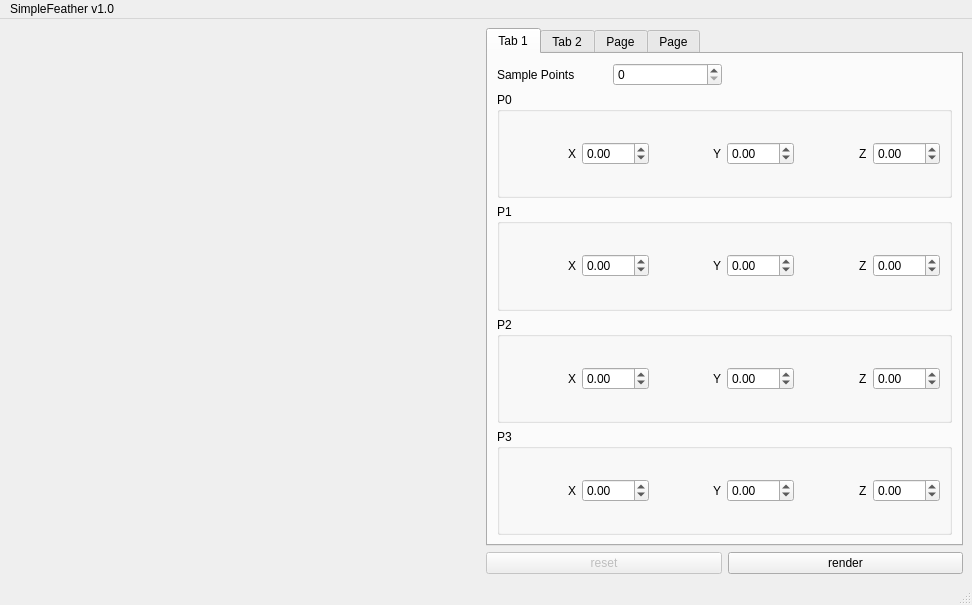
<?xml version="1.0" encoding="UTF-8"?>
<ui version="4.0">
 <class>MainWindow</class>
 <widget class="QMainWindow" name="MainWindow">
  <property name="geometry">
   <rect>
    <x>0</x>
    <y>0</y>
    <width>972</width>
    <height>605</height>
   </rect>
  </property>
  <property name="minimumSize">
   <size>
    <width>972</width>
    <height>0</height>
   </size>
  </property>
  <property name="maximumSize">
   <size>
    <width>972</width>
    <height>16777215</height>
   </size>
  </property>
  <property name="windowTitle">
   <string>MainWindow</string>
  </property>
  <widget class="QWidget" name="centralwidget">
   <layout class="QGridLayout" name="gridLayout_2">
    <item row="0" column="0">
     <spacer name="horizontalSpacer">
      <property name="orientation">
       <enum>Qt::Horizontal</enum>
      </property>
      <property name="sizeHint" stdset="0">
       <size>
        <width>40</width>
        <height>20</height>
       </size>
      </property>
     </spacer>
    </item>
    <item row="0" column="1">
     <widget class="QTabWidget" name="tabWidget">
      <property name="currentIndex">
       <number>0</number>
      </property>
      <widget class="QWidget" name="Rachis_Attr">
       <attribute name="title">
        <string>Tab 1</string>
       </attribute>
       <layout class="QGridLayout" name="gridLayout">
        <item row="3" column="0" colspan="2">
         <widget class="QGroupBox" name="groupBox_3">
          <property name="title">
           <string>P2</string>
          </property>
          <layout class="QHBoxLayout" name="horizontalLayout_4">
           <item alignment="Qt::AlignRight">
            <widget class="QLabel" name="x_3">
             <property name="text">
              <string>X</string>
             </property>
            </widget>
           </item>
           <item>
            <widget class="QDoubleSpinBox" name="P2_X">
             <property name="minimum">
              <double>-99.989999999999995</double>
             </property>
             <property name="singleStep">
              <double>0.050000000000000</double>
             </property>
            </widget>
           </item>
           <item alignment="Qt::AlignRight">
            <widget class="QLabel" name="y_3">
             <property name="text">
              <string>Y</string>
             </property>
            </widget>
           </item>
           <item>
            <widget class="QDoubleSpinBox" name="P2_Y">
             <property name="minimum">
              <double>-99.989999999999995</double>
             </property>
             <property name="singleStep">
              <double>0.050000000000000</double>
             </property>
            </widget>
           </item>
           <item alignment="Qt::AlignRight">
            <widget class="QLabel" name="z_3">
             <property name="text">
              <string>Z</string>
             </property>
            </widget>
           </item>
           <item>
            <widget class="QDoubleSpinBox" name="P2_Z">
             <property name="minimum">
              <double>-99.989999999999995</double>
             </property>
             <property name="singleStep">
              <double>0.050000000000000</double>
             </property>
            </widget>
           </item>
          </layout>
         </widget>
        </item>
        <item row="2" column="0" colspan="2">
         <widget class="QGroupBox" name="groupBox_2">
          <property name="title">
           <string>P1</string>
          </property>
          <layout class="QHBoxLayout" name="horizontalLayout_3">
           <item alignment="Qt::AlignRight">
            <widget class="QLabel" name="x_2">
             <property name="text">
              <string>X</string>
             </property>
            </widget>
           </item>
           <item>
            <widget class="QDoubleSpinBox" name="P1_X">
             <property name="minimum">
              <double>-99.989999999999995</double>
             </property>
             <property name="singleStep">
              <double>0.050000000000000</double>
             </property>
            </widget>
           </item>
           <item alignment="Qt::AlignRight">
            <widget class="QLabel" name="y_2">
             <property name="text">
              <string>Y</string>
             </property>
            </widget>
           </item>
           <item>
            <widget class="QDoubleSpinBox" name="P1_Y">
             <property name="minimum">
              <double>-99.989999999999995</double>
             </property>
             <property name="singleStep">
              <double>0.050000000000000</double>
             </property>
            </widget>
           </item>
           <item alignment="Qt::AlignRight">
            <widget class="QLabel" name="z_2">
             <property name="text">
              <string>Z</string>
             </property>
            </widget>
           </item>
           <item>
            <widget class="QDoubleSpinBox" name="P1_Z">
             <property name="minimum">
              <double>-99.989999999999995</double>
             </property>
             <property name="singleStep">
              <double>0.050000000000000</double>
             </property>
            </widget>
           </item>
          </layout>
         </widget>
        </item>
        <item row="1" column="0" colspan="2">
         <widget class="QGroupBox" name="groupBox">
          <property name="title">
           <string>P0</string>
          </property>
          <layout class="QHBoxLayout" name="horizontalLayout_2">
           <item alignment="Qt::AlignRight">
            <widget class="QLabel" name="x">
             <property name="text">
              <string>X</string>
             </property>
            </widget>
           </item>
           <item>
            <widget class="QDoubleSpinBox" name="P0_X">
             <property name="minimum">
              <double>-99.989999999999995</double>
             </property>
             <property name="singleStep">
              <double>0.050000000000000</double>
             </property>
            </widget>
           </item>
           <item alignment="Qt::AlignRight">
            <widget class="QLabel" name="y">
             <property name="text">
              <string>Y</string>
             </property>
            </widget>
           </item>
           <item>
            <widget class="QDoubleSpinBox" name="P0_Y">
             <property name="minimum">
              <double>-99.989999999999995</double>
             </property>
             <property name="singleStep">
              <double>0.050000000000000</double>
             </property>
            </widget>
           </item>
           <item alignment="Qt::AlignRight">
            <widget class="QLabel" name="z">
             <property name="text">
              <string>Z</string>
             </property>
            </widget>
           </item>
           <item>
            <widget class="QDoubleSpinBox" name="P0_Z">
             <property name="minimum">
              <double>-99.989999999999995</double>
             </property>
             <property name="singleStep">
              <double>0.050000000000000</double>
             </property>
            </widget>
           </item>
          </layout>
         </widget>
        </item>
        <item row="4" column="0" colspan="2">
         <widget class="QGroupBox" name="groupBox_4">
          <property name="title">
           <string>P3</string>
          </property>
          <layout class="QHBoxLayout" name="horizontalLayout_5">
           <item alignment="Qt::AlignRight">
            <widget class="QLabel" name="x_4">
             <property name="text">
              <string>X</string>
             </property>
            </widget>
           </item>
           <item>
            <widget class="QDoubleSpinBox" name="P3_X">
             <property name="minimum">
              <double>-99.989999999999995</double>
             </property>
             <property name="singleStep">
              <double>0.050000000000000</double>
             </property>
            </widget>
           </item>
           <item alignment="Qt::AlignRight">
            <widget class="QLabel" name="y_4">
             <property name="text">
              <string>Y</string>
             </property>
            </widget>
           </item>
           <item>
            <widget class="QDoubleSpinBox" name="P3_Y">
             <property name="minimum">
              <double>-99.989999999999995</double>
             </property>
             <property name="singleStep">
              <double>0.050000000000000</double>
             </property>
            </widget>
           </item>
           <item alignment="Qt::AlignRight">
            <widget class="QLabel" name="z_4">
             <property name="text">
              <string>Z</string>
             </property>
            </widget>
           </item>
           <item>
            <widget class="QDoubleSpinBox" name="P3_Z">
             <property name="minimum">
              <double>-99.989999999999995</double>
             </property>
             <property name="singleStep">
              <double>0.050000000000000</double>
             </property>
            </widget>
           </item>
          </layout>
         </widget>
        </item>
        <item row="0" column="0">
         <layout class="QHBoxLayout" name="horizontalLayout_6">
          <item>
           <widget class="QLabel" name="SamplPoints">
            <property name="text">
             <string>Sample Points</string>
            </property>
           </widget>
          </item>
          <item>
           <widget class="QSpinBox" name="sample">
            <property name="maximum">
             <number>10000</number>
            </property>
           </widget>
          </item>
         </layout>
        </item>
       </layout>
      </widget>
      <widget class="QWidget" name="Outlines_Attr">
       <attribute name="title">
        <string>Tab 2</string>
       </attribute>
       <layout class="QVBoxLayout" name="verticalLayout">
        <item>
         <widget class="QCheckBox" name="symmetrical">
          <property name="sizePolicy">
           <sizepolicy hsizetype="Minimum" vsizetype="Minimum">
            <horstretch>0</horstretch>
            <verstretch>0</verstretch>
           </sizepolicy>
          </property>
          <property name="minimumSize">
           <size>
            <width>0</width>
            <height>0</height>
           </size>
          </property>
          <property name="baseSize">
           <size>
            <width>0</width>
            <height>0</height>
           </size>
          </property>
          <property name="font">
           <font>
            <pointsize>16</pointsize>
           </font>
          </property>
          <property name="styleSheet">
           <string notr="true">QCheckBox::indicator {
    width: 20px;
    height: 20px;
}</string>
          </property>
          <property name="text">
           <string>Symmetrical</string>
          </property>
          <property name="iconSize">
           <size>
            <width>20</width>
            <height>20</height>
           </size>
          </property>
          <property name="checked">
           <bool>true</bool>
          </property>
         </widget>
        </item>
        <item>
         <layout class="QHBoxLayout" name="horizontalLayout_12">
          <property name="spacing">
           <number>3</number>
          </property>
          <property name="leftMargin">
           <number>0</number>
          </property>
          <property name="rightMargin">
           <number>250</number>
          </property>
          <item>
           <widget class="QLabel" name="F0">
            <property name="text">
             <string>Start Point Factor</string>
            </property>
           </widget>
          </item>
          <item>
           <widget class="QDoubleSpinBox" name="f0">
            <property name="maximum">
             <double>1.000000000000000</double>
            </property>
            <property name="singleStep">
             <double>0.010000000000000</double>
            </property>
           </widget>
          </item>
         </layout>
        </item>
        <item>
         <widget class="QGroupBox" name="groupBox_5">
          <property name="title">
           <string>L_P1</string>
          </property>
          <layout class="QHBoxLayout" name="horizontalLayout_7">
           <item alignment="Qt::AlignRight">
            <widget class="QLabel" name="x_5">
             <property name="text">
              <string>X</string>
             </property>
            </widget>
           </item>
           <item>
            <widget class="QDoubleSpinBox" name="O_P1_X">
             <property name="minimum">
              <double>-99.989999999999995</double>
             </property>
             <property name="singleStep">
              <double>0.050000000000000</double>
             </property>
            </widget>
           </item>
           <item alignment="Qt::AlignRight">
            <widget class="QLabel" name="y_5">
             <property name="text">
              <string>Y</string>
             </property>
            </widget>
           </item>
           <item>
            <widget class="QDoubleSpinBox" name="O_P1_Y">
             <property name="minimum">
              <double>-99.989999999999995</double>
             </property>
             <property name="singleStep">
              <double>0.050000000000000</double>
             </property>
            </widget>
           </item>
           <item alignment="Qt::AlignRight">
            <widget class="QLabel" name="z_5">
             <property name="text">
              <string>Z</string>
             </property>
            </widget>
           </item>
           <item>
            <widget class="QDoubleSpinBox" name="O_P1_Z">
             <property name="minimum">
              <double>-99.989999999999995</double>
             </property>
             <property name="singleStep">
              <double>0.050000000000000</double>
             </property>
            </widget>
           </item>
          </layout>
         </widget>
        </item>
        <item>
         <widget class="QGroupBox" name="groupBox_6">
          <property name="title">
           <string>L_P2</string>
          </property>
          <layout class="QHBoxLayout" name="horizontalLayout_8">
           <item alignment="Qt::AlignRight">
            <widget class="QLabel" name="x_6">
             <property name="text">
              <string>X</string>
             </property>
            </widget>
           </item>
           <item>
            <widget class="QDoubleSpinBox" name="O_P2_X">
             <property name="minimum">
              <double>-99.989999999999995</double>
             </property>
             <property name="singleStep">
              <double>0.050000000000000</double>
             </property>
            </widget>
           </item>
           <item alignment="Qt::AlignRight">
            <widget class="QLabel" name="y_6">
             <property name="text">
              <string>Y</string>
             </property>
            </widget>
           </item>
           <item>
            <widget class="QDoubleSpinBox" name="O_P2_Y">
             <property name="minimum">
              <double>-99.989999999999995</double>
             </property>
             <property name="singleStep">
              <double>0.050000000000000</double>
             </property>
            </widget>
           </item>
           <item alignment="Qt::AlignRight">
            <widget class="QLabel" name="z_6">
             <property name="text">
              <string>Z</string>
             </property>
            </widget>
           </item>
           <item>
            <widget class="QDoubleSpinBox" name="O_P2_Z">
             <property name="minimum">
              <double>-99.989999999999995</double>
             </property>
             <property name="singleStep">
              <double>0.050000000000000</double>
             </property>
            </widget>
           </item>
          </layout>
         </widget>
        </item>
        <item>
         <widget class="QGroupBox" name="groupBox_7">
          <property name="title">
           <string>EndPoint</string>
          </property>
          <layout class="QHBoxLayout" name="horizontalLayout_9">
           <item alignment="Qt::AlignRight">
            <widget class="QLabel" name="x_7">
             <property name="text">
              <string>X</string>
             </property>
            </widget>
           </item>
           <item>
            <widget class="QDoubleSpinBox" name="O_P3_X">
             <property name="minimum">
              <double>-99.989999999999995</double>
             </property>
             <property name="singleStep">
              <double>0.050000000000000</double>
             </property>
            </widget>
           </item>
           <item alignment="Qt::AlignRight">
            <widget class="QLabel" name="y_7">
             <property name="text">
              <string>Y</string>
             </property>
            </widget>
           </item>
           <item>
            <widget class="QDoubleSpinBox" name="O_P3_Y">
             <property name="minimum">
              <double>-99.989999999999995</double>
             </property>
             <property name="singleStep">
              <double>0.050000000000000</double>
             </property>
            </widget>
           </item>
           <item alignment="Qt::AlignRight">
            <widget class="QLabel" name="z_7">
             <property name="text">
              <string>Z</string>
             </property>
            </widget>
           </item>
           <item>
            <widget class="QDoubleSpinBox" name="O_P3_Z">
             <property name="minimum">
              <double>-99.989999999999995</double>
             </property>
             <property name="singleStep">
              <double>0.050000000000000</double>
             </property>
            </widget>
           </item>
          </layout>
         </widget>
        </item>
        <item>
         <widget class="QGroupBox" name="groupBox_8">
          <property name="title">
           <string>R_P1</string>
          </property>
          <layout class="QHBoxLayout" name="horizontalLayout_10">
           <item alignment="Qt::AlignRight">
            <widget class="QLabel" name="x_8">
             <property name="text">
              <string>X</string>
             </property>
            </widget>
           </item>
           <item>
            <widget class="QDoubleSpinBox" name="O_P4_X">
             <property name="minimum">
              <double>-99.989999999999995</double>
             </property>
             <property name="singleStep">
              <double>0.050000000000000</double>
             </property>
            </widget>
           </item>
           <item alignment="Qt::AlignRight">
            <widget class="QLabel" name="y_8">
             <property name="text">
              <string>Y</string>
             </property>
            </widget>
           </item>
           <item>
            <widget class="QDoubleSpinBox" name="O_P4_Y">
             <property name="minimum">
              <double>-99.989999999999995</double>
             </property>
             <property name="singleStep">
              <double>0.050000000000000</double>
             </property>
            </widget>
           </item>
           <item alignment="Qt::AlignRight">
            <widget class="QLabel" name="z_8">
             <property name="text">
              <string>Z</string>
             </property>
            </widget>
           </item>
           <item>
            <widget class="QDoubleSpinBox" name="O_P4_Z">
             <property name="minimum">
              <double>-99.989999999999995</double>
             </property>
             <property name="singleStep">
              <double>0.050000000000000</double>
             </property>
            </widget>
           </item>
          </layout>
         </widget>
        </item>
        <item>
         <widget class="QGroupBox" name="groupBox_9">
          <property name="title">
           <string>R_P2</string>
          </property>
          <layout class="QHBoxLayout" name="horizontalLayout_11">
           <item alignment="Qt::AlignRight">
            <widget class="QLabel" name="x_9">
             <property name="text">
              <string>X</string>
             </property>
            </widget>
           </item>
           <item>
            <widget class="QDoubleSpinBox" name="O_P5_X">
             <property name="minimum">
              <double>-99.989999999999995</double>
             </property>
             <property name="singleStep">
              <double>0.050000000000000</double>
             </property>
            </widget>
           </item>
           <item alignment="Qt::AlignRight">
            <widget class="QLabel" name="y_9">
             <property name="text">
              <string>Y</string>
             </property>
            </widget>
           </item>
           <item>
            <widget class="QDoubleSpinBox" name="O_P5_Y">
             <property name="minimum">
              <double>-99.989999999999995</double>
             </property>
             <property name="singleStep">
              <double>0.050000000000000</double>
             </property>
            </widget>
           </item>
           <item alignment="Qt::AlignRight">
            <widget class="QLabel" name="z_9">
             <property name="text">
              <string>Z</string>
             </property>
            </widget>
           </item>
           <item>
            <widget class="QDoubleSpinBox" name="O_P5_Z">
             <property name="minimum">
              <double>-99.989999999999995</double>
             </property>
             <property name="singleStep">
              <double>0.050000000000000</double>
             </property>
            </widget>
           </item>
          </layout>
         </widget>
        </item>
       </layout>
      </widget>
      <widget class="QWidget" name="Barbs_Attr">
       <attribute name="title">
        <string>Page</string>
       </attribute>
       <layout class="QGridLayout" name="gridLayout_3">
        <item row="2" column="0">
         <layout class="QHBoxLayout" name="horizontalLayout_14">
          <property name="spacing">
           <number>3</number>
          </property>
          <property name="leftMargin">
           <number>0</number>
          </property>
          <property name="rightMargin">
           <number>0</number>
          </property>
          <item>
           <widget class="QLabel" name="Barb_P1X">
            <property name="text">
             <string>Barb P1 x Factor</string>
            </property>
           </widget>
          </item>
          <item>
           <widget class="QDoubleSpinBox" name="barb_p1_x_f">
            <property name="maximum">
             <double>1.000000000000000</double>
            </property>
            <property name="singleStep">
             <double>0.010000000000000</double>
            </property>
           </widget>
          </item>
          <item>
           <widget class="QLabel" name="Barb_P1Y">
            <property name="text">
             <string>Barb P1 y Factor</string>
            </property>
           </widget>
          </item>
          <item>
           <widget class="QDoubleSpinBox" name="barb_p1_y_f">
            <property name="maximum">
             <double>1.000000000000000</double>
            </property>
            <property name="singleStep">
             <double>0.010000000000000</double>
            </property>
           </widget>
          </item>
         </layout>
        </item>
        <item row="3" column="0">
         <layout class="QHBoxLayout" name="horizontalLayout_17">
          <property name="spacing">
           <number>3</number>
          </property>
          <property name="leftMargin">
           <number>0</number>
          </property>
          <property name="rightMargin">
           <number>0</number>
          </property>
          <item>
           <widget class="QLabel" name="Barb_P2X">
            <property name="text">
             <string>Barb P2 x Factor</string>
            </property>
           </widget>
          </item>
          <item>
           <widget class="QDoubleSpinBox" name="barb_p2_x_f">
            <property name="maximum">
             <double>1.000000000000000</double>
            </property>
            <property name="singleStep">
             <double>0.010000000000000</double>
            </property>
           </widget>
          </item>
          <item>
           <widget class="QLabel" name="Barb_P2Y">
            <property name="text">
             <string>Barb P2 y Factor</string>
            </property>
           </widget>
          </item>
          <item>
           <widget class="QDoubleSpinBox" name="barb_p2_y_f">
            <property name="maximum">
             <double>1.000000000000000</double>
            </property>
            <property name="singleStep">
             <double>0.010000000000000</double>
            </property>
           </widget>
          </item>
         </layout>
        </item>
        <item row="0" column="0">
         <layout class="QHBoxLayout" name="horizontalLayout_13">
          <property name="spacing">
           <number>3</number>
          </property>
          <property name="leftMargin">
           <number>0</number>
          </property>
          <property name="rightMargin">
           <number>0</number>
          </property>
          <item>
           <widget class="QLabel" name="Fb">
            <property name="text">
             <string>Barb Shape Factor</string>
            </property>
           </widget>
          </item>
          <item>
           <widget class="QDoubleSpinBox" name="fb">
            <property name="minimum">
             <double>0.000000000000000</double>
            </property>
            <property name="maximum">
             <double>1.000000000000000</double>
            </property>
            <property name="singleStep">
             <double>0.010000000000000</double>
            </property>
           </widget>
          </item>
          <item>
           <widget class="QLabel" name="label">
            <property name="text">
             <string>LOD</string>
            </property>
            <property name="alignment">
             <set>Qt::AlignCenter</set>
            </property>
           </widget>
          </item>
          <item>
           <widget class="QSpinBox" name="spinBox">
            <property name="maximum">
             <number>500</number>
            </property>
           </widget>
          </item>
         </layout>
        </item>
        <item row="1" column="0">
         <layout class="QHBoxLayout" name="horizontalLayout_15">
          <item>
           <widget class="QLabel" name="L_B_P3_F">
            <property name="text">
             <string>Left End P Factor</string>
            </property>
           </widget>
          </item>
          <item>
           <widget class="QDoubleSpinBox" name="l_b_p3_f">
            <property name="minimum">
             <double>0.400000000000000</double>
            </property>
            <property name="maximum">
             <double>1.000000000000000</double>
            </property>
            <property name="singleStep">
             <double>0.010000000000000</double>
            </property>
           </widget>
          </item>
          <item>
           <widget class="QLabel" name="R_B_P3_F">
            <property name="text">
             <string>Right End P Factor</string>
            </property>
           </widget>
          </item>
          <item>
           <widget class="QDoubleSpinBox" name="doubleSpinBox">
            <property name="minimum">
             <double>0.400000000000000</double>
            </property>
            <property name="maximum">
             <double>1.000000000000000</double>
            </property>
            <property name="singleStep">
             <double>0.010000000000000</double>
            </property>
           </widget>
          </item>
         </layout>
        </item>
       </layout>
      </widget>
      <widget class="QWidget" name="All_Control">
       <attribute name="title">
        <string>Page</string>
       </attribute>
       <layout class="QFormLayout" name="formLayout">
        <item row="0" column="0" colspan="2">
         <layout class="QHBoxLayout" name="horizontalLayout_16">
          <property name="spacing">
           <number>3</number>
          </property>
          <property name="leftMargin">
           <number>0</number>
          </property>
          <property name="rightMargin">
           <number>250</number>
          </property>
          <item>
           <widget class="QLabel" name="BarbNum">
            <property name="text">
             <string>Barb Number</string>
            </property>
            <property name="alignment">
             <set>Qt::AlignCenter</set>
            </property>
           </widget>
          </item>
          <item>
           <widget class="QSpinBox" name="barbnum">
            <property name="maximum">
             <number>10000</number>
            </property>
            <property name="singleStep">
             <number>10</number>
            </property>
           </widget>
          </item>
         </layout>
        </item>
        <item row="1" column="0" colspan="2">
         <layout class="QHBoxLayout" name="horizontalLayout_19">
          <property name="spacing">
           <number>3</number>
          </property>
          <property name="leftMargin">
           <number>0</number>
          </property>
          <property name="rightMargin">
           <number>250</number>
          </property>
          <item>
           <widget class="QLabel" name="BarbLOD">
            <property name="text">
             <string>Barb LOD</string>
            </property>
            <property name="alignment">
             <set>Qt::AlignCenter</set>
            </property>
           </widget>
          </item>
          <item>
           <widget class="QSpinBox" name="barblod">
            <property name="maximum">
             <number>10000</number>
            </property>
            <property name="singleStep">
             <number>10</number>
            </property>
           </widget>
          </item>
         </layout>
        </item>
        <item row="2" column="0">
         <widget class="QCheckBox" name="showOutline">
          <property name="font">
           <font>
            <pointsize>13</pointsize>
           </font>
          </property>
          <property name="styleSheet">
           <string notr="true">QCheckBox::indicator {
    width: 16px;
    height: 16px;
}</string>
          </property>
          <property name="text">
           <string>Show Outline</string>
          </property>
         </widget>
        </item>
        <item row="3" column="0">
         <widget class="QLabel" name="TipFactor">
          <property name="text">
           <string>Barb Tip Factor</string>
          </property>
         </widget>
        </item>
        <item row="3" column="1">
         <widget class="QDoubleSpinBox" name="tip">
          <property name="maximum">
           <double>1.000000000000000</double>
          </property>
          <property name="singleStep">
           <double>0.010000000000000</double>
          </property>
         </widget>
        </item>
        <item row="4" column="0" colspan="2">
         <widget class="QGroupBox" name="groupBox_10">
          <property name="title">
           <string>Outline Length Range</string>
          </property>
          <layout class="QHBoxLayout" name="horizontalLayout_18">
           <item>
            <widget class="QLabel" name="label_2">
             <property name="text">
              <string>Start</string>
             </property>
             <property name="alignment">
              <set>Qt::AlignRight|Qt::AlignTrailing|Qt::AlignVCenter</set>
             </property>
            </widget>
           </item>
           <item>
            <widget class="QDoubleSpinBox" name="m_outlineMappingStart">
             <property name="maximum">
              <double>1.000000000000000</double>
             </property>
             <property name="singleStep">
              <double>0.010000000000000</double>
             </property>
            </widget>
           </item>
           <item>
            <widget class="QLabel" name="label_3">
             <property name="text">
              <string>End</string>
             </property>
             <property name="alignment">
              <set>Qt::AlignRight|Qt::AlignTrailing|Qt::AlignVCenter</set>
             </property>
            </widget>
           </item>
           <item>
            <widget class="QDoubleSpinBox" name="m_outlineMappingEnd">
             <property name="maximum">
              <double>1.000000000000000</double>
             </property>
             <property name="singleStep">
              <double>0.010000000000000</double>
             </property>
            </widget>
           </item>
          </layout>
         </widget>
        </item>
       </layout>
      </widget>
     </widget>
    </item>
    <item row="1" column="1">
     <layout class="QHBoxLayout" name="horizontalLayout">
      <item>
       <widget class="QPushButton" name="resetBtn">
        <property name="enabled">
         <bool>false</bool>
        </property>
        <property name="text">
         <string>reset</string>
        </property>
       </widget>
      </item>
      <item>
       <widget class="QPushButton" name="renderBtn">
        <property name="minimumSize">
         <size>
          <width>0</width>
          <height>0</height>
         </size>
        </property>
        <property name="text">
         <string>render</string>
        </property>
       </widget>
      </item>
     </layout>
    </item>
   </layout>
  </widget>
  <widget class="QMenuBar" name="menubar">
   <property name="geometry">
    <rect>
     <x>0</x>
     <y>0</y>
     <width>972</width>
     <height>24</height>
    </rect>
   </property>
   <widget class="QMenu" name="menuFeather_Generaor">
    <property name="title">
     <string>SimpleFeather v1.0</string>
    </property>
   </widget>
   <addaction name="menuFeather_Generaor"/>
  </widget>
  <widget class="QStatusBar" name="statusbar"/>
 </widget>
 <resources/>
 <connections/>
</ui>
